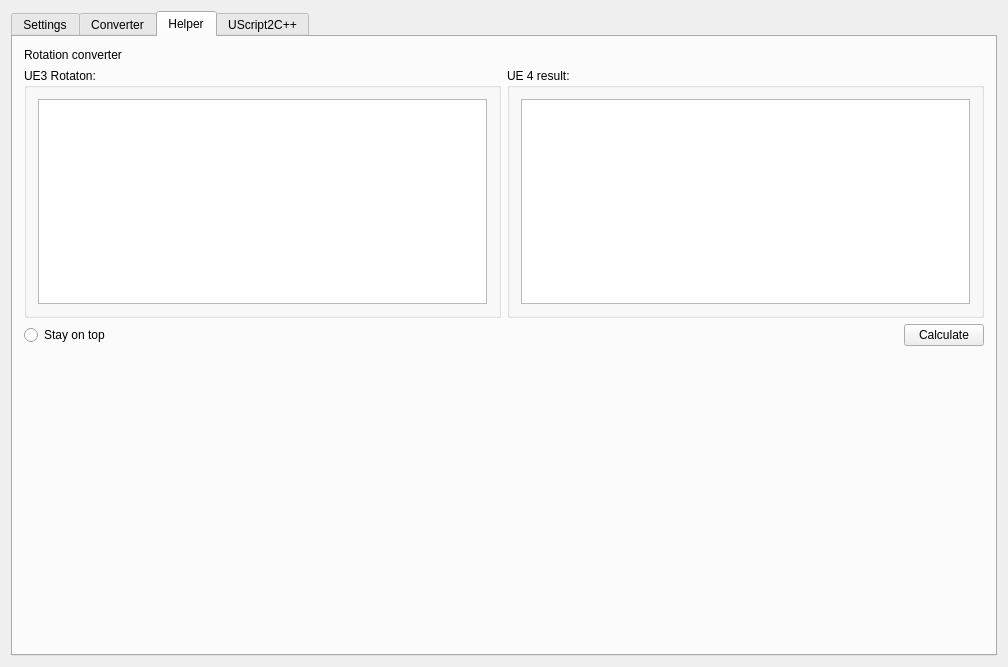
<?xml version="1.0" encoding="UTF-8"?>
<ui version="4.0">
 <class>MainWindow</class>
 <widget class="QMainWindow" name="MainWindow">
  <property name="geometry">
   <rect>
    <x>0</x>
    <y>0</y>
    <width>1008</width>
    <height>667</height>
   </rect>
  </property>
  <property name="windowTitle">
   <string>MainWindow</string>
  </property>
  <widget class="QWidget" name="centralWidget">
   <layout class="QGridLayout" name="gridLayout">
    <item row="0" column="0">
     <widget class="QTabWidget" name="tabWidget">
      <property name="currentIndex">
       <number>2</number>
      </property>
      <widget class="QWidget" name="tab_2">
       <attribute name="title">
        <string>Settings</string>
       </attribute>
       <layout class="QHBoxLayout" name="horizontalLayout">
        <item>
         <layout class="QVBoxLayout" name="verticalLayout_4">
          <item>
           <widget class="QLabel" name="label_2">
            <property name="maximumSize">
             <size>
              <width>16777215</width>
              <height>20</height>
             </size>
            </property>
            <property name="text">
             <string>Old adress*:</string>
            </property>
           </widget>
          </item>
          <item>
           <widget class="QPlainTextEdit" name="oldAddrText">
            <property name="maximumSize">
             <size>
              <width>16777215</width>
              <height>40</height>
             </size>
            </property>
            <property name="plainText">
             <string/>
            </property>
           </widget>
          </item>
          <item>
           <widget class="QLabel" name="label_3">
            <property name="maximumSize">
             <size>
              <width>16777215</width>
              <height>20</height>
             </size>
            </property>
            <property name="text">
             <string>New adress*:</string>
            </property>
           </widget>
          </item>
          <item>
           <widget class="QPlainTextEdit" name="newAddrText">
            <property name="maximumSize">
             <size>
              <width>16777215</width>
              <height>40</height>
             </size>
            </property>
            <property name="plainText">
             <string/>
            </property>
           </widget>
          </item>
          <item>
           <widget class="QLabel" name="label_4">
            <property name="maximumSize">
             <size>
              <width>16777215</width>
              <height>20</height>
             </size>
            </property>
            <property name="text">
             <string>Actor key*:</string>
            </property>
           </widget>
          </item>
          <item>
           <widget class="QPlainTextEdit" name="keyText">
            <property name="maximumSize">
             <size>
              <width>16777215</width>
              <height>40</height>
             </size>
            </property>
            <property name="plainText">
             <string/>
            </property>
           </widget>
          </item>
          <item>
           <widget class="QLabel" name="label">
            <property name="maximumSize">
             <size>
              <width>16777215</width>
              <height>20</height>
             </size>
            </property>
            <property name="text">
             <string>Name prefix:</string>
            </property>
           </widget>
          </item>
          <item>
           <widget class="QPlainTextEdit" name="namePrefixText">
            <property name="maximumSize">
             <size>
              <width>16777215</width>
              <height>25</height>
             </size>
            </property>
           </widget>
          </item>
          <item>
           <spacer name="verticalSpacer">
            <property name="orientation">
             <enum>Qt::Vertical</enum>
            </property>
            <property name="sizeHint" stdset="0">
             <size>
              <width>20</width>
              <height>40</height>
             </size>
            </property>
           </spacer>
          </item>
          <item>
           <widget class="QPushButton" name="addParams">
            <property name="minimumSize">
             <size>
              <width>100</width>
              <height>0</height>
             </size>
            </property>
            <property name="text">
             <string>Add param</string>
            </property>
           </widget>
          </item>
         </layout>
        </item>
        <item>
         <layout class="QVBoxLayout" name="verticalLayout">
          <item>
           <widget class="QLabel" name="label_5">
            <property name="maximumSize">
             <size>
              <width>16777215</width>
              <height>20</height>
             </size>
            </property>
            <property name="text">
             <string>Old adress*:</string>
            </property>
           </widget>
          </item>
          <item>
           <widget class="QPlainTextEdit" name="editOldAddr">
            <property name="maximumSize">
             <size>
              <width>16777215</width>
              <height>40</height>
             </size>
            </property>
            <property name="plainText">
             <string/>
            </property>
           </widget>
          </item>
          <item>
           <widget class="QLabel" name="label_42">
            <property name="maximumSize">
             <size>
              <width>16777215</width>
              <height>20</height>
             </size>
            </property>
            <property name="text">
             <string>New adress*:</string>
            </property>
           </widget>
          </item>
          <item>
           <widget class="QPlainTextEdit" name="editNewAddr">
            <property name="maximumSize">
             <size>
              <width>16777215</width>
              <height>40</height>
             </size>
            </property>
            <property name="plainText">
             <string/>
            </property>
           </widget>
          </item>
          <item>
           <widget class="QLabel" name="label_41">
            <property name="maximumSize">
             <size>
              <width>16777215</width>
              <height>20</height>
             </size>
            </property>
            <property name="text">
             <string>Actor key*:</string>
            </property>
           </widget>
          </item>
          <item>
           <widget class="QPlainTextEdit" name="editKey">
            <property name="maximumSize">
             <size>
              <width>16777215</width>
              <height>40</height>
             </size>
            </property>
            <property name="plainText">
             <string/>
            </property>
           </widget>
          </item>
          <item>
           <widget class="QListWidget" name="listWidget"/>
          </item>
          <item>
           <layout class="QHBoxLayout" name="horizontalLayout_2">
            <item>
             <widget class="QPushButton" name="editBut">
              <property name="text">
               <string>Edit</string>
              </property>
             </widget>
            </item>
            <item>
             <widget class="QPushButton" name="delBut">
              <property name="text">
               <string>Delete</string>
              </property>
             </widget>
            </item>
           </layout>
          </item>
         </layout>
        </item>
       </layout>
      </widget>
      <widget class="QWidget" name="tab">
       <attribute name="title">
        <string>Converter</string>
       </attribute>
       <layout class="QGridLayout" name="gridLayout_3">
        <item row="0" column="1">
         <widget class="QGroupBox" name="groupBox_2">
          <property name="title">
           <string>UE4 result:</string>
          </property>
          <layout class="QGridLayout" name="gridLayout_7">
           <item row="0" column="0">
            <widget class="QPlainTextEdit" name="newText"/>
           </item>
          </layout>
         </widget>
        </item>
        <item row="0" column="0">
         <widget class="QGroupBox" name="groupBox">
          <property name="title">
           <string>Paste UE3 values:</string>
          </property>
          <layout class="QGridLayout" name="gridLayout_6">
           <item row="0" column="0">
            <widget class="QPlainTextEdit" name="pasteText">
             <property name="plainText">
              <string/>
             </property>
            </widget>
           </item>
          </layout>
         </widget>
        </item>
        <item row="1" column="1" alignment="Qt::AlignRight">
         <widget class="QPushButton" name="convertBut">
          <property name="maximumSize">
           <size>
            <width>100</width>
            <height>16777215</height>
           </size>
          </property>
          <property name="layoutDirection">
           <enum>Qt::LeftToRight</enum>
          </property>
          <property name="autoFillBackground">
           <bool>false</bool>
          </property>
          <property name="text">
           <string>Convert</string>
          </property>
         </widget>
        </item>
       </layout>
      </widget>
      <widget class="QWidget" name="tab_3">
       <attribute name="title">
        <string>Helper</string>
       </attribute>
       <layout class="QVBoxLayout" name="verticalLayout_6">
        <item>
         <layout class="QVBoxLayout" name="verticalLayout_5">
          <item>
           <widget class="QLabel" name="label_6">
            <property name="text">
             <string>Rotation converter</string>
            </property>
           </widget>
          </item>
          <item>
           <layout class="QHBoxLayout" name="horizontalLayout_3">
            <item>
             <widget class="QGroupBox" name="groupBox_3">
              <property name="title">
               <string>UE3 Rotaton:</string>
              </property>
              <layout class="QVBoxLayout" name="verticalLayout_3">
               <item>
                <widget class="QPlainTextEdit" name="oldRotationText"/>
               </item>
              </layout>
             </widget>
            </item>
            <item>
             <widget class="QGroupBox" name="groupBox_5">
              <property name="title">
               <string>UE 4 result:</string>
              </property>
              <layout class="QVBoxLayout" name="verticalLayout_2">
               <item>
                <widget class="QPlainTextEdit" name="newRotationText"/>
               </item>
              </layout>
             </widget>
            </item>
           </layout>
          </item>
          <item>
           <layout class="QHBoxLayout" name="horizontalLayout_4">
            <item>
             <widget class="QRadioButton" name="stayInTop">
              <property name="text">
               <string>Stay on top</string>
              </property>
             </widget>
            </item>
            <item>
             <spacer name="horizontalSpacer_2">
              <property name="orientation">
               <enum>Qt::Horizontal</enum>
              </property>
              <property name="sizeHint" stdset="0">
               <size>
                <width>40</width>
                <height>20</height>
               </size>
              </property>
             </spacer>
            </item>
            <item>
             <widget class="QPushButton" name="rotatitonBut">
              <property name="text">
               <string>Calculate</string>
              </property>
             </widget>
            </item>
           </layout>
          </item>
         </layout>
        </item>
        <item>
         <spacer name="verticalSpacer_2">
          <property name="orientation">
           <enum>Qt::Vertical</enum>
          </property>
          <property name="sizeHint" stdset="0">
           <size>
            <width>20</width>
            <height>264</height>
           </size>
          </property>
         </spacer>
        </item>
       </layout>
      </widget>
      <widget class="QWidget" name="tab_4">
       <attribute name="title">
        <string>UScript2C++</string>
       </attribute>
       <layout class="QVBoxLayout" name="verticalLayout_7">
        <item>
         <widget class="QGroupBox" name="groupBox_4">
          <property name="title">
           <string>UnrealScript</string>
          </property>
          <layout class="QGridLayout" name="gridLayout_4">
           <item row="0" column="0">
            <widget class="QTextBrowser" name="UScriptSource"/>
           </item>
          </layout>
         </widget>
        </item>
        <item>
         <widget class="QGroupBox" name="groupBox_6">
          <property name="title">
           <string>C++</string>
          </property>
          <layout class="QGridLayout" name="gridLayout_2">
           <item row="0" column="0">
            <widget class="QTextEdit" name="UCppSource"/>
           </item>
          </layout>
         </widget>
        </item>
       </layout>
      </widget>
     </widget>
    </item>
   </layout>
  </widget>
 </widget>
 <layoutdefault spacing="6" margin="11"/>
 <resources/>
 <connections/>
</ui>
